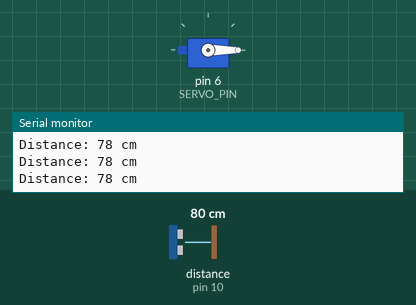
The sketch below on a simulated Arduino Uno, built with avr-gcc and run on an emulated ATmega328P. Shown: servo, the last lines printed to the serial monitor. Wiring (inferred from the names in the program): ultrasonic range finder: trigger pin 9; echo pin 10. The test bench sets the inputs (shaded band); at power-on: distance to the obstacle (sensor on pin 10) 80 cm. The echo pulse lasts 58.3 µs per cm.

Above: at 1.2 s.
1.3 s: distance to the obstacle (sensor on pin 10) set to 24 cm
2.8 s: distance to the obstacle (sensor on pin 10) set to 19 cm
At 3.8 s:
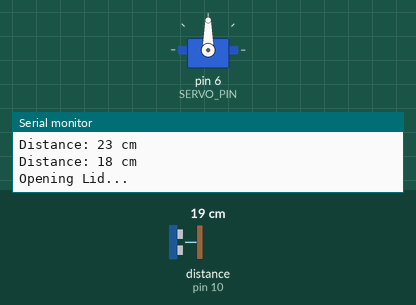
4.3 s: distance to the obstacle (sensor on pin 10) set to 35 cm
At 6.3 s:
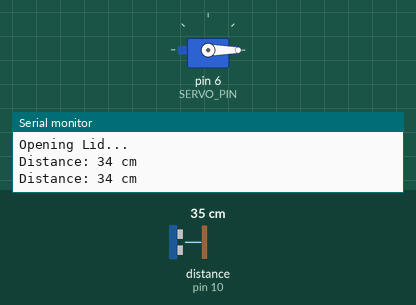
7.3 s: distance to the obstacle (sensor on pin 10) set to 2 cm
At 8.1 s:
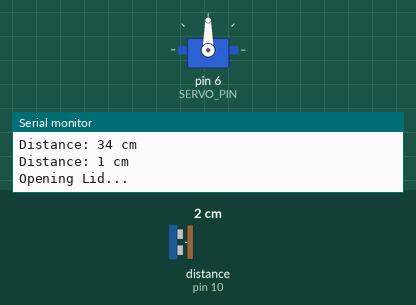
Timing chart, 0 to 9.9 s (numbered marks = the images above; inputs shaded):
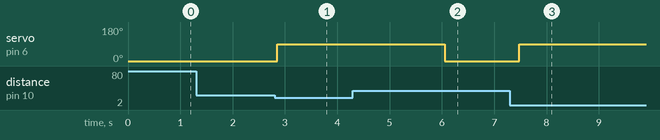

Measured:
- the behaviour switches between 22 and 21 cm on distance to the obstacle (sensor on pin 10) (found by bisection; images 0 and 1)
- after the input at 2.8 s, servo on pin 6 (SERVO_PIN): 0° → 90° after 0.06 s
- after the input at 4.3 s, servo on pin 6 (SERVO_PIN): 90° → 0° after 1.8 s
- after the input at 7.3 s, servo on pin 6 (SERVO_PIN): 0° → 90° after 0.18 s

The sketch:

smart_bin.ino
```cpp
// Smart Automatic Trash Bin
// Developed by Yassine Anouar


#include <Servo.h>

const int TRIG_PIN  = 9;
const int ECHO_PIN  = 10;
const int SERVO_PIN = 6;

Servo lidServo;

const int OPEN_DISTANCE = 20;
const int OPEN_ANGLE    = 90;
const int CLOSED_ANGLE  = 0;
const int OPEN_DELAY = 3000;

long duration;
int distance;


void setup()
{
    Serial.begin(9600);
    pinMode(TRIG_PIN, OUTPUT);
    pinMode(ECHO_PIN, INPUT);

    lidServo.attach(SERVO_PIN);
    lidServo.write(CLOSED_ANGLE);
    Serial.println("Smart Trash Bin Started...");
}


void loop()
{
    distance = measureDistance();

    Serial.print("Distance: ");
    Serial.print(distance);
    Serial.println(" cm");

    if (distance > 0 && distance <= OPEN_DISTANCE)
    {
        openLid();
    }
    else
    {
        closeLid();
    }

    delay(200);
}


int measureDistance()
{

    digitalWrite(TRIG_PIN, LOW);
    delayMicroseconds(2);
    digitalWrite(TRIG_PIN, HIGH);
    delayMicroseconds(10);
    digitalWrite(TRIG_PIN, LOW);
    duration = pulseIn(ECHO_PIN, HIGH);
    int calculatedDistance = duration * 0.034 / 2;
    return calculatedDistance;
}


void openLid()
{
    Serial.println("Opening Lid...");
    lidServo.write(OPEN_ANGLE);
    delay(OPEN_DELAY);
}


void closeLid()
{
    lidServo.write(CLOSED_ANGLE);
}
```
